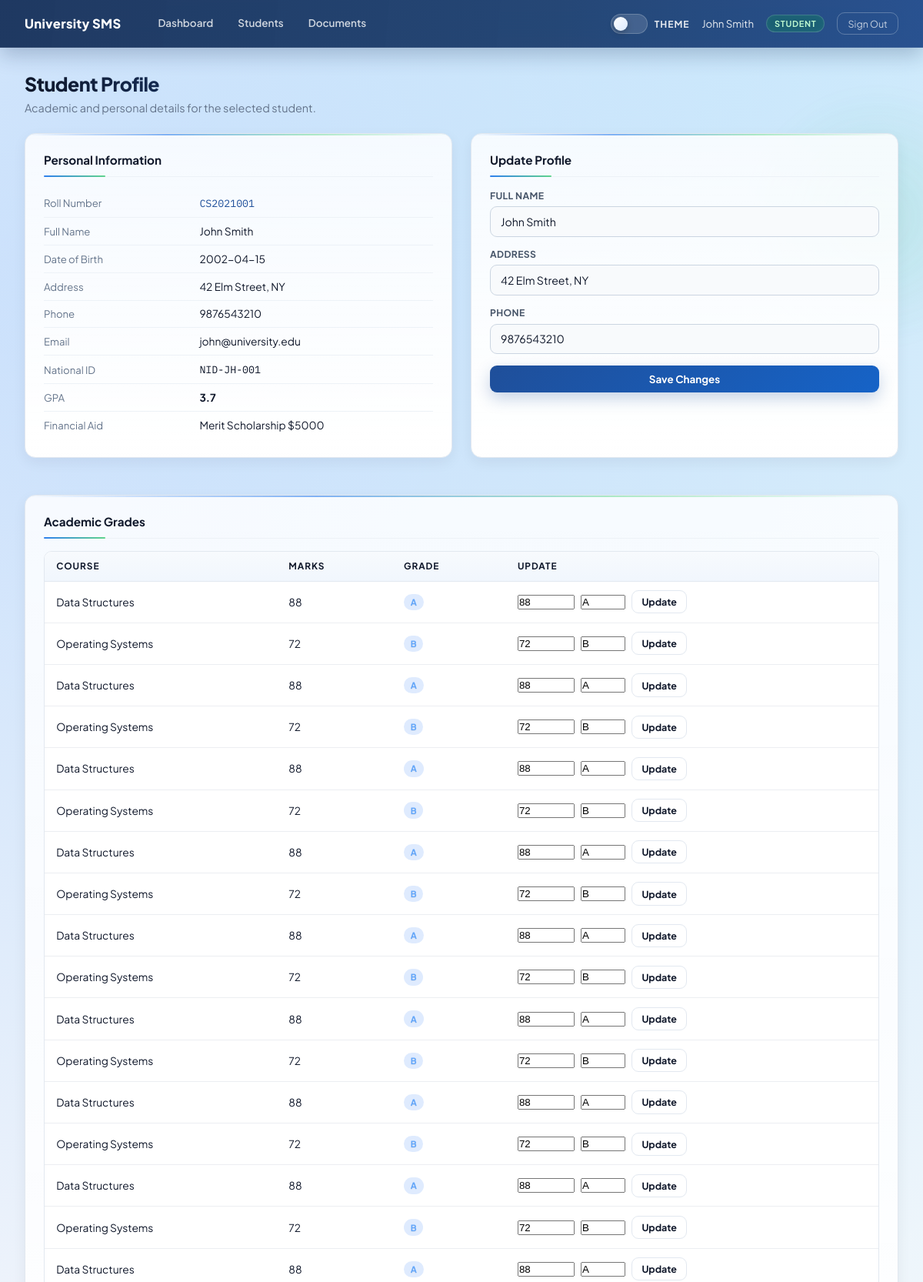
The app's page /student/1 (signed in, upper part) with its own data.
### tables this page shows
CREATE TABLE users (
                id        INTEGER PRIMARY KEY AUTOINCREMENT,
                username  TEXT UNIQUE NOT NULL,
                password  TEXT NOT NULL,          -- VULN-04: plain-text passwords
                role      TEXT DEFAULT 'student', -- student | faculty | admin
                email     TEXT,
                full_name TEXT
            );

CREATE TABLE students (
                id          INTEGER PRIMARY KEY AUTOINCREMENT,
                user_id     INTEGER,
                roll_no     TEXT UNIQUE,
                full_name   TEXT,
                dob         TEXT,
                address     TEXT,
                phone       TEXT,
                national_id TEXT,                 -- VULN-07: PII stored unencrypted
                gpa         REAL DEFAULT 0.0,
                financial_aid TEXT
            );

CREATE TABLE grades (
                id         INTEGER PRIMARY KEY AUTOINCREMENT,
                student_id INTEGER,
                course     TEXT,
                marks      INTEGER,
                grade      TEXT
            );

### app.py (the view)
@app.route("/student/<int:student_id>")
def student_profile(student_id):
    if "user_id" not in session:
        return redirect(url_for("login"))
    db = get_db()
    student = db.execute(
        "SELECT s.*, u.email, u.password, u.username FROM students s "
        "JOIN users u ON s.user_id = u.id WHERE s.id = ?", (student_id,)
    ).fetchone()
    grades = db.execute(
        "SELECT * FROM grades WHERE student_id = ?", (student_id,)
    ).fetchall()
    return render_template("profile.html", student=student, grades=grades)

### app.py (called while the page is built)
def get_db():
    db = getattr(g, "_database", None)
    if db is None:
        db = g._database = sqlite3.connect(DATABASE)
        db.row_factory = sqlite3.Row
    return db

@app.teardown_appcontext
def close_connection(exception):
    db = getattr(g, "_database", None)
    if db is not None:
        db.close()

### templates/profile.html (shortened to what this page needs)
{% extends "base.html" %}
{% block content %}
{% if student %}
<div class="page-header">
  <h1>Student Profile</h1>
  <p>Academic and personal details for the selected student.</p>
</div>
<div class="layout-2col mb-5">
  <div class="card">
    <div class="card-title">Personal Information</div>
    <table class="kv-table">
      <tbody>
      <tr><td class="kv-label">Roll Number</td>
        <td class="mono-sm text-brand">{{ student['roll_no'] }}</td></tr>
      <tr><td class="kv-label">Full Name</td>
            <td>{{ student['full_name'] | safe }}</td></tr>
      <tr><td class="kv-label">Date of Birth</td>
            <td>{{ student['dob'] }}</td></tr>
      <tr><td class="kv-label">Address</td>
            <td>{{ student['address'] | safe }}</td></tr>
      <tr><td class="kv-label">Phone</td>
            <td>{{ student['phone'] }}</td></tr>
      <tr><td class="kv-label">Email</td>
            <td>{{ student['email'] }}</td></tr>
      <tr><td class="kv-label">National ID</td>
        <td class="mono-sm">{{ student['national_id'] }}</td></tr>
      <tr><td class="kv-label">GPA</td>
            <td><strong>{{ student['gpa'] }}</strong></td></tr>
      <tr><td class="kv-label">Financial Aid</td>
            <td>{{ student['financial_aid'] }}</td></tr>
      </tbody>
    </table>
  </div>
  <div class="card">
    <div class="card-title">Update Profile</div>
    <form method="POST" action="/profile/update" class="stack-form">
      <div class="form-group">
        <label>Full Name</label>
        <input type="text" name="full_name" value="{{ student['full_name'] }}">
      </div>
      <div class="form-group">
        <label>Address</label>
        <input type="text" name="address" value="{{ student['address'] }}">
      </div>
      <div class="form-group">
        <label>Phone</label>
        <input type="text" name="phone" value="{{ student['phone'] }}">
      </div>
      <button type="submit" class="btn btn-primary">Save Changes</button>
    </form>
  </div>
</div>
<div class="card">
  <div class="card-title">Academic Grades</div>
  <div class="table-wrap">
    <table>
      <thead>
        <tr><th>Course</th><th>Marks</th><th>Grade</th><th>Update</th></tr>
      </thead>
      <tbody>
        {% for g in grades %}
        <tr>
          <td>{{ g['course'] }}</td>
          <td>{{ g['marks'] }}</td>
          <td><span class="badge badge-blue">{{ g['grade'] }}</span></td>
          <td>
            <form method="POST" action="/grade/update" class="flex gap-2 items-center flex-wrap">
              <input type="number" name="marks" value="{{ g['marks'] }}" class="marks-field">
              <input type="text" name="grade" value="{{ g['grade'] }}" class="grade-field">
              <button type="submit" class="btn btn-outline btn-sm">Update</button>
            </form>
          </td>
        </tr>
        {% endfor %}
      </tbody>
    </table>
  </div>
</div>
{% else %}
<div class="alert alert-error">Student record not found.</div>
{% endif %}
{% endblock %}

### templates/base.html (shortened to what this page needs)
<!DOCTYPE html>
<html lang="en">
<head>
</head>
<body>
<div class="site-shell">
  <nav>
    <span class="nav-brand">University SMS</span>
    <div class="nav-links">
      <a href="/dashboard">Dashboard</a>
      <a href="/search">Students</a>
      <a href="/upload">Documents</a>
    </div>
    <div class="nav-right">
      <label class="theme-switch" for="theme-toggle" title="Toggle theme">
        <span class="theme-switch-track">
          <span class="theme-switch-thumb"></span>
        </span>
        <span class="theme-switch-label">Theme</span>
      </label>
      <span class="nav-user-name">{{ session.full_name or session.username }}</span>
      <span class="role-chip chip-{{ session.role }}">{{ session.role }}</span>
      <a class="btn-logout" href="/logout">Sign Out</a>
    </div>
  </nav>
  <main>
    {% block content %}{% endblock %}
  </main>
  </div>
</body>
</html>

### records on screen
users: role "STUDENT", email "john@university.edu"
students: roll_no "CS2021001", full_name "John Smith", dob "2002-04-15", address "42 Elm Street, NY", phone "9876543210", national_id "NID-JH-001", gpa "3.7", financial_aid "Merit Scholarship $5000"
grades: course "Data Structures", marks "88", grade "A"
grades: course "Operating Systems", marks "72", grade "B"
grades: course "Data Structures", marks "88", grade "A"
grades: course "Operating Systems", marks "72", grade "B"
grades: course "Data Structures", marks "88", grade "A"
grades: course "Operating Systems", marks "72", grade "B"
grades: course "Data Structures", marks "88", grade "A"
grades: course "Operating Systems", marks "72", grade "B"
grades: course "Data Structures", marks "88", grade "A"
grades: course "Operating Systems", marks "72", grade "B"
grades: course "Data Structures", marks "88", grade "A"
grades: course "Operating Systems", marks "72", grade "B"
grades: course "Data Structures", marks "88", grade "A"
grades: course "Operating Systems", marks "72", grade "B"
grades: course "Data Structures", marks "88", grade "A"
grades: course "Operating Systems", marks "72", grade "B"
grades: course "Data Structures", marks "88", grade "A"

### other values on screen
{{ session.full_name or session.username }} "John Smith"
